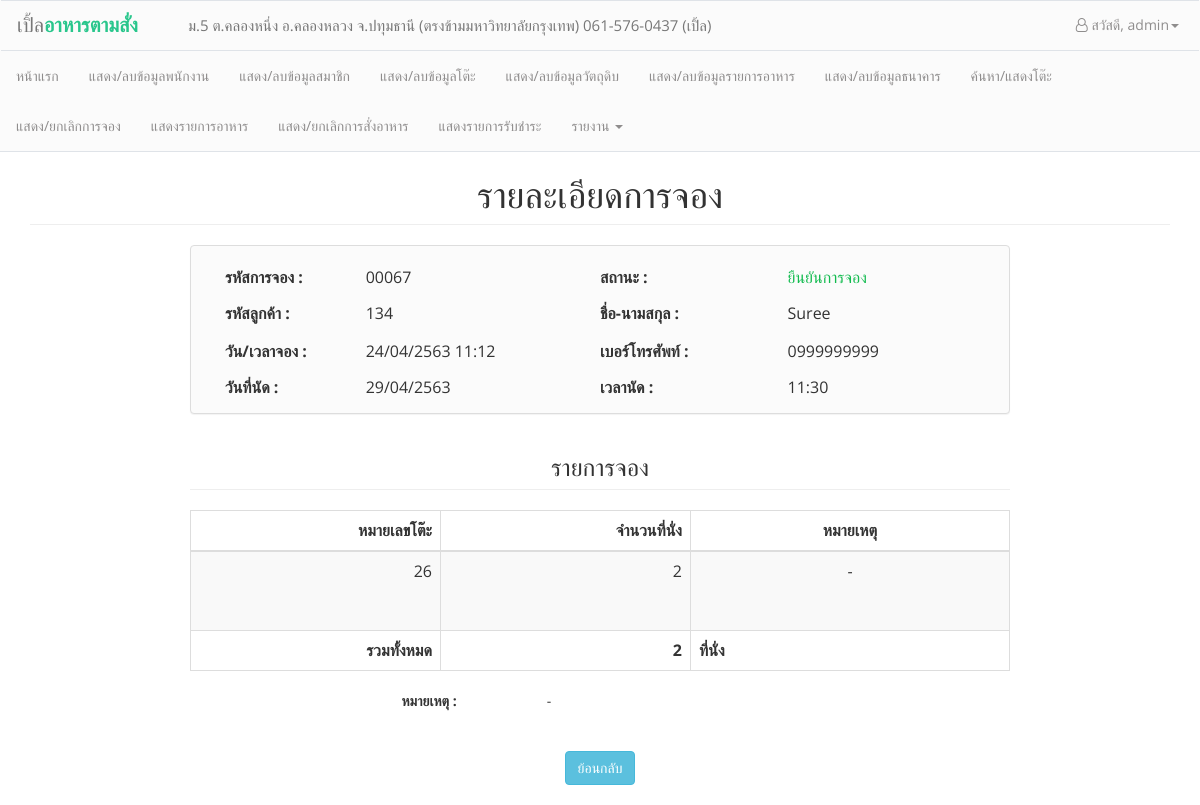
The page /admin/reserve_detailed.php?rid=00067 (signed in) on the database its author committed.
### tables this page shows
CREATE TABLE `customers` (
  `cusid` int(5) NOT NULL AUTO_INCREMENT,
  `cus_name` varchar(50) NOT NULL,
  `cus_user` varchar(20) NOT NULL,
  `cus_birth` date DEFAULT NULL,
  `cus_tel` varchar(15) NOT NULL,
  `cus_email` varchar(30) NOT NULL,
  `cus_status` int(1) NOT NULL,
  `cus_password` char(40) NOT NULL,
  `cus_postnum` varchar(5) NOT NULL,
  `cus_address` varchar(100) NOT NULL,
  PRIMARY KEY (`cusid`)
);

CREATE TABLE `reservations` (
  `reserv_id` int(5) unsigned zerofill NOT NULL AUTO_INCREMENT COMMENT 'รหัสการจอง',
  `reserv_date_appointment` date NOT NULL COMMENT 'วันที่นัด',
  `reserv_time_appointment` time NOT NULL COMMENT 'เวลานัด',
  `reserv_date_reservation` datetime NOT NULL,
  `reserv_status` int(1) NOT NULL,
  `reserv_note` varchar(100) NOT NULL,
  `cusid` int(5) NOT NULL,
  PRIMARY KEY (`reserv_id`),
  KEY `cusid` (`cusid`),
  CONSTRAINT `reservations_ibfk_1` FOREIGN KEY (`cusid`) REFERENCES `customers` (`cusid`)
);

CREATE TABLE `reservelist` (
  `reservlist_id` int(5) unsigned zerofill NOT NULL AUTO_INCREMENT,
  `reservlist_amount` int(3) NOT NULL COMMENT 'จำนวนคนจอง',
  `reservlist_status` int(1) NOT NULL COMMENT 'สถานะ',
  `reservlist_note` varchar(100) NOT NULL COMMENT 'หมายเหตุ',
  `reserv_id` int(5) unsigned zerofill NOT NULL,
  `tables_no` int(5) NOT NULL,
  PRIMARY KEY (`reservlist_id`),
  KEY `reserv_id` (`reserv_id`),
  KEY `tables_no` (`tables_no`),
  CONSTRAINT `reservelist_ibfk_1` FOREIGN KEY (`tables_no`) REFERENCES `tables` (`tables_no`),
  CONSTRAINT `reservelist_ibfk_2` FOREIGN KEY (`reserv_id`) REFERENCES `reservations` (`reserv_id`) ON DELETE CASCADE
);

### conf/function.php (called while the page is built, shortened)
<?php
function tothaiyear($dates)
{
    $date = date("d-m-Y", strtotime($dates));
    $d1 = substr($date, 0, 2);
    $m1 = substr($date, 3, 2);
    $y = substr($date, 6, 4);
    $y1 = $y + 543;
    if ($date == "") {
        return "";
    } else {
        return $d1 . "/" . $m1 . "/" . $y1;
    }
}
function dt_tothaiyear($dates)
{
    $date = date("d-m-Y H:i", strtotime($dates));
    $d1 = substr($date, 0, 2);
    $m1 = substr($date, 3, 2);
    $y = substr($date, 6, 4);
    $y1 = $y + 543;
    $time = substr($date, 11, 6);
    if ($date == "") {
        return "";
    } else {
        return $d1 . "/" . $m1 . "/" . $y1 . " " . $time;
    }
}

### admin/reserve_detailed.php (the view, shortened to what this page needs)
<head>
</head>
<body>
    <?php
    include("conf/header_admin.php");
    include("../conf/connection.php");
    include_once("../conf/function.php");
    $sql_reservedata  = "SELECT * FROM reservations WHERE reserv_id = '{$_GET['rid']}'";
    $query_reserve = mysqli_query($link, $sql_reservedata);
    $reserve_data = mysqli_fetch_assoc($query_reserve);
    $sql_cusdata    = "SELECT * FROM customers WHERE cusid = '{$reserve_data['cusid']}'";
    $query_customer = mysqli_query($link, $sql_cusdata);
    $cus_data = mysqli_fetch_assoc($query_customer);
    if ($reserve_data['reserv_status'] == 0) {
        $reserve_status = "<font color='#0072EE'>รอการตรวจสอบ</font>";
    } elseif ($reserve_data['reserv_status'] == 1) {
        $reserve_status = "<font color='#12BB4F'>ยืนยันการจอง</font>";
    } elseif ($reserve_data['reserv_status'] == 2) {
        $reserve_status = "<font color='red'>ยกเลิกการจอง</font>";
    }
    ?>
    <div class="container" style="padding-top: 135px;">
        <div class="col">
            <h1 class="page-header text-center">รายละเอียดการจอง</h1>
            <div class="container" style="width:850px">
                <div class="panel panel-default" align="center" style="background-color:#FBFBFB;">
                    <p>
                        <table width="750px" border="0" align="center">
                            <tr>
                                <td height="13px"></td>
                            </tr>
                            <tr style="padding-top:15px">
                                <td width="" height="36px"><b>รหัสการจอง :</b></td>
                                <td width="25%"><?php echo $_GET['rid'] ?></td>
                                <td width="20%"><b>สถานะ :</b></td>
                                <td width="20%"><?= $reserve_status ?>
                            </tr>
                            <tr>
                                <td width="" height="36px"><b>รหัสลูกค้า :</b></td>
                                <td width="25%"><?php echo $cus_data['cusid'] ?></td>
                                <td width="20%" height="36px"><b>ชื่อ-นามสกุล :</b></td>
                                <td><?php echo $cus_data['cus_name']; ?></td>
                            </tr>
                            <tr>
                                <td height="40px" width="15%"><b>วัน/เวลาจอง :</b></td>
                                <td width="25%">
                                    <?= dt_tothaiyear($reserve_data['reserv_date_reservation']); ?>
                                </td>
                                <td width="16%" height="40px"><b>เบอร์โทรศัพท์ :</b></td>
                                <td><?php echo $cus_data['cus_tel'] ?></td>
                            </tr>
                            <tr>
                                <td width="15%" height="32px"><b>วันที่นัด :</b></td>
                                <td width="25%">
                                    <?= tothaiyear($reserve_data['reserv_date_appointment']) ?>
                                </td>
                                <td width="15%" height="32px"><b>เวลานัด :</b></td>
                                <td>
                                    <?= substr($reserve_data['reserv_time_appointment'], 0, 5) ?>
                                </td>
                            </tr>
                        </table>
                </div>
                <h3 class="page-header text-center">รายการจอง</h3>
                <table class="table table-striped table-bordered">
                    <thead>
                        <th style="text-align:right; width:250px;">หมายเลขโต๊ะ</th>
                        <th style="text-align:right; width:250px;">จำนวนที่นั่ง</th>
                        <th style="text-align:center;">หมายเหตุ</th>
                    </thead>
                    <?php
                    $reservelist_sql = "SELECT * FROM reservelist WHERE reserv_id = '" . $_GET['rid'] . "'";
                    $reservelist_query = mysqli_query($link, $reservelist_sql);
                    $sum_seats = 0;
                    while ($reservelist_data = mysqli_fetch_array($reservelist_query)) {
                        $sum_seats += $reservelist_data['reservlist_amount'];
                        ?>
                        <td align="right"><?php echo $reservelist_data['tables_no'] ?></td>
                        <td align="right"><?php echo $reservelist_data['reservlist_amount']; ?></td>
                        <td height="80px"><?php
                                                if ($reservelist_data['reservlist_note'] == "") {
                                                    echo "<center>-</center>";
                                                } else {
                                                    echo $reservelist_data['reservlist_note'];
                                                } ?></td>
                    <?php }   ?>
                    <tr>
                        <td class="text-right"><b>รวมทั้งหมด</b></td>
                        <td colspan="1" class="text-right"><b><?= $sum_seats ?></b></td>
                        <td><b>ที่นั่ง</b></td>
                    </tr>
            </div>
            <div class="col-md-offset-2 col-md-3" style="text-align: center;">
                <label>หมายเหตุ :</label>
            </div>
            <div class="col-md-4">
                <?php
                if ($reserve_data['reserv_note'] == "") {
                    echo "-";
                } else {
                    echo $reserve_data['reserv_note'];
                }
                ?>
            </div>
            <br><br><br>
            <div class="col-md-offset-3 col-md-6" style="text-align: center;">
                <button type="button" class="btn btn-info" onclick="window.history.back();">ย้อนกลับ</button>
            </div>
        </div>
    </div>
    <br>
</body>

### admin/conf/header_admin.php (style rules this page uses)
body { font-family: 'Open Sans', sans-serif; }

### rows shown on the page
customers: cusid "134", cus_name "Suree", cus_tel "0999999999"
reservations: reserv_date_reservation "24/04/2563 11:12", reserv_date_appointment "29/04/2563", reserv_time_appointment "11:30"
reservelist: tables_no "26", reservlist_amount "2"

### other values the page prints
$_SESSION['staff'] "admin"
$_GET['rid'] "00067"
$sum_seats "2"
